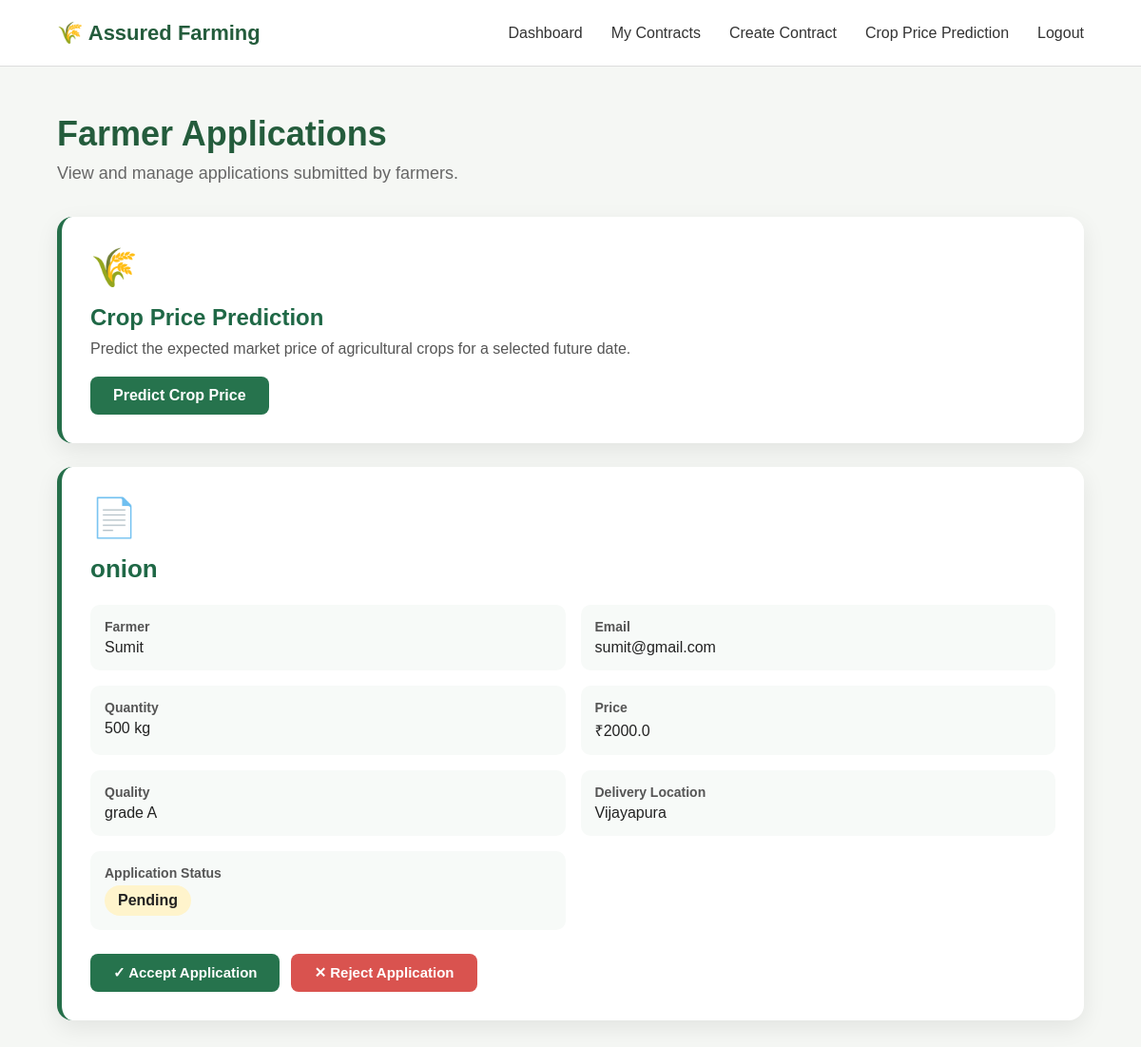
Before: /buyer-applications (signed in) with the older database file.
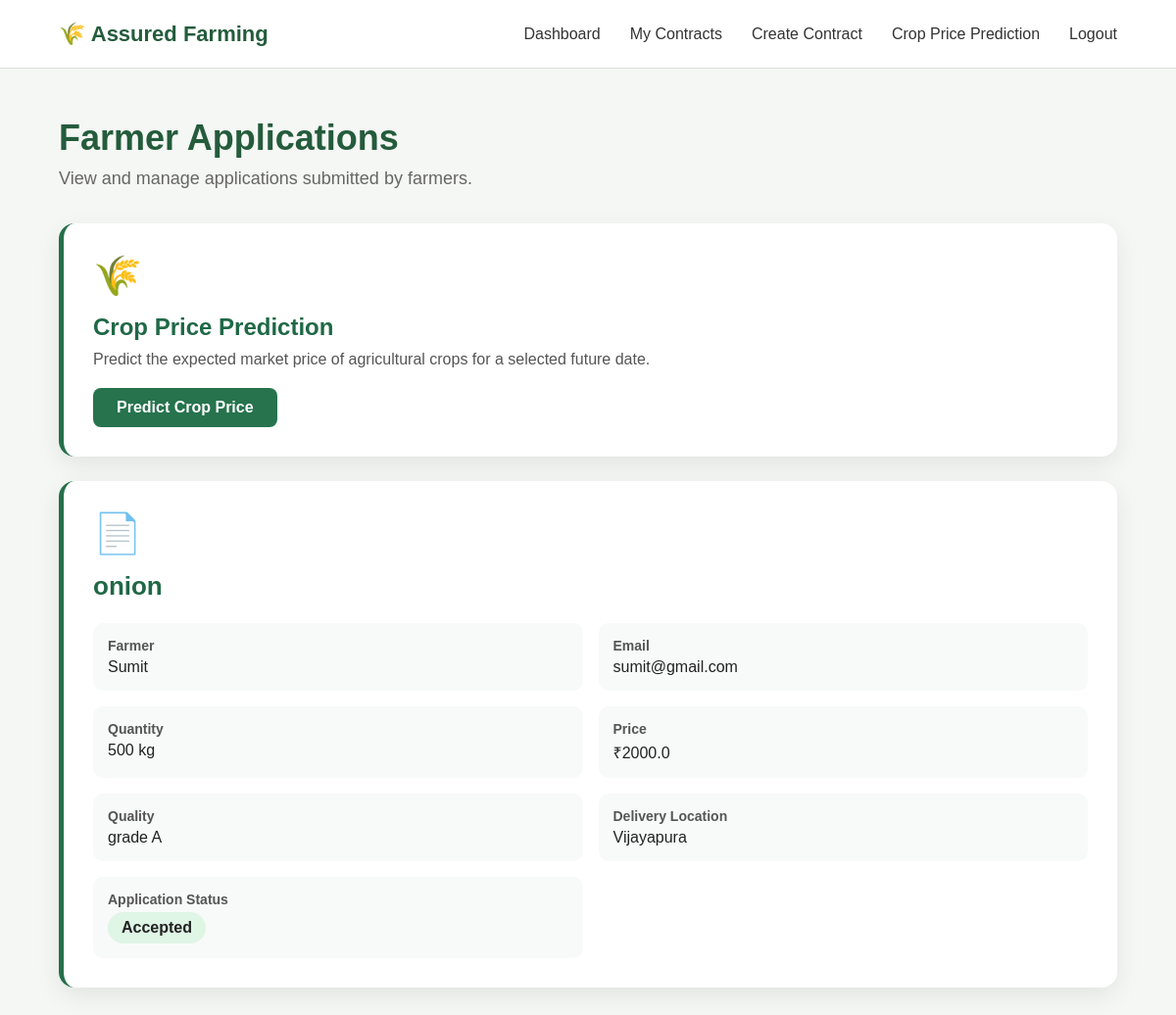
After: the same page with the newer database file.
### backend/app.py (models this page shows)
class Application(db.Model):
    id = db.Column(
        db.Integer,
        primary_key=True
    )
    farmer_id = db.Column(
        db.Integer,
        nullable=False
    )
    contract_id = db.Column(
        db.Integer,
        nullable=False
    )
    status = db.Column(
        db.String(30),
        default="Pending"
    )

class Contract(db.Model):
    id = db.Column(
        db.Integer,
        primary_key=True
    )
    buyer_name = db.Column(
        db.String(100),
        nullable=False
    )
    crop = db.Column(
        db.String(100),
        nullable=False
    )
    quantity = db.Column(
        db.String(100),
        nullable=False
    )
    price = db.Column(
        db.Float,
        nullable=False
    )
    quality = db.Column(
        db.String(100),
        nullable=False
    )
    delivery_location = db.Column(
        db.String(200),
        nullable=False
    )
    status = db.Column(
        db.String(30),
        default="Available"
    )

class User(db.Model):
    id = db.Column(db.Integer, primary_key=True)
    name = db.Column(
        db.String(100),
        nullable=False
    )
    email = db.Column(
        db.String(100),
        unique=True,
        nullable=False
    )
    password = db.Column(
        db.String(255),
        nullable=False
    )
    role = db.Column(
        db.String(20),
        nullable=False
    )
    created_at = db.Column(
        db.DateTime,
        server_default=db.func.now()
    )

### backend/app.py (the view)
@app.route("/buyer-applications")
def buyer_applications():
    check = buyer_required()
    if check:
        return check
    rows = (
        db.session.query(
            Application,
            Contract,
            User
        )
        .join(
            Contract,
            Application.contract_id == Contract.id
        )
        .join(
            User,
            Application.farmer_id == User.id
        )
        .filter(
            Contract.buyer_name == session["user_name"]
        )
        .order_by(
            Application.id.desc()
        )
        .all()
    )
    return render_template(
        "buyer_applications.html",
        applications=rows
    )

### backend/app.py (called while the page is built)
def buyer_required():
    if "user_id" not in session:
        return redirect("/login")
    if session.get("role") != "buyer":
        return "Access denied"
    return None

### backend/templates/buyer_applications.html (shortened to what this page needs)
<!DOCTYPE html>
<html lang="en">
<head>
    <link rel="stylesheet"
          href="{{ url_for('static', filename='style.css') }}">
</head>
<body>
<nav class="navbar">
    <div class="logo">
        🌾 Assured Farming
    </div>
    <div class="nav-links">
        <a href="/buyer-dashboard">
            Dashboard
        </a>
        <a href="/my-contracts">
            My Contracts
        </a>
        <a href="/create-contract">
            Create Contract
        </a>
        <a href="/crop-price-prediction">
            Crop Price Prediction
        </a>
        <a href="/logout">
            Logout
        </a>
    </div>
</nav>
<div class="dashboard">
    <div class="welcome">
        <h1>
            Farmer Applications
        </h1>
        <p>
            View and manage applications submitted by farmers.
        </p>
    </div>
    <div class="prediction-card">
        <div class="dashboard-icon">
            🌾
        </div>
        <h2>
            Crop Price Prediction
        </h2>
        <p>
            Predict the expected market price of agricultural crops
            for a selected future date.
        </p>
        <a href="/crop-price-prediction" class="prediction-btn">
            Predict Crop Price
        </a>
    </div>
    {% if applications %}
        {% for application, contract, farmer in applications %}
        <div class="application-card">
            <div class="dashboard-icon">
                📄
            </div>
            <h3>
                {{ contract.crop }}
            </h3>
            <div class="application-info">
                <div class="info-box">
                    <strong>Farmer</strong>
                    <span>{{ farmer.name }}</span>
                </div>
                <div class="info-box">
                    <strong>Email</strong>
                    <span>{{ farmer.email }}</span>
                </div>
                <div class="info-box">
                    <strong>Quantity</strong>
                    <span>{{ contract.quantity }}</span>
                </div>
                <div class="info-box">
                    <strong>Price</strong>
                    <span>₹{{ contract.price }}</span>
                </div>
                <div class="info-box">
                    <strong>Quality</strong>
                    <span>{{ contract.quality }}</span>
                </div>
                <div class="info-box">
                    <strong>Delivery Location</strong>
                    <span>{{ contract.delivery_location }}</span>
                </div>
                <div class="info-box">
                    <strong>Application Status</strong>
                    {% if application.status == "Accepted" %}
                        <span class="status accepted">
                            Accepted
                        </span>
                    {% elif application.status == "Rejected" %}
                        <span class="status rejected">
                            Rejected
                        </span>
                    {% else %}
                        <span class="status pending">
                            Pending
                        </span>
                    {% endif %}
                </div>
            </div>
            {% if application.status == "Pending" %}
            <div class="action-buttons">
                <a href="/buyer-application/{{ application.id }}/accept">
                    <button class="accept-btn">
                        ✓ Accept Application
                    </button>
                </a>
                <a href="/buyer-application/{{ application.id }}/reject">
                    <button class="reject-btn">
                        ✕ Reject Application
                    </button>
                </a>
            </div>
            {% endif %}
        </div>
        {% endfor %}
    {% endif %}
</div>
</body>
</html>

Changed rows visible on the page:
changed Application "onion": status "Pending ✓ Accept Application ✕ Reject Application" → "Accepted"
